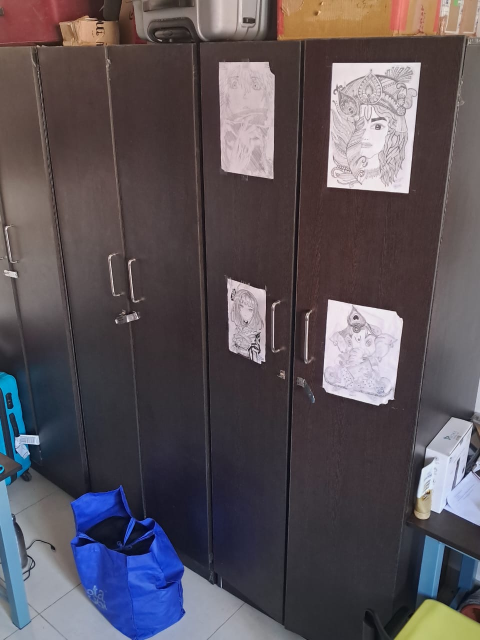
#> input picture room.jpg, 960 x 1280 px (shown at 1/2 size)
$ python image_pyramids.py
#> lines starting #> are read from the running program, lines starting #| are printed output that depends on the picture
import cv2
import numpy as np
import matplotlib.pyplot as plt


img = cv2.imread('room.jpg')
#> img is the input picture: shape (1280, 960, 3); mean B, G, R 88.6, 82.2, 89.7
img = cv2.resize(img, (480, 576))
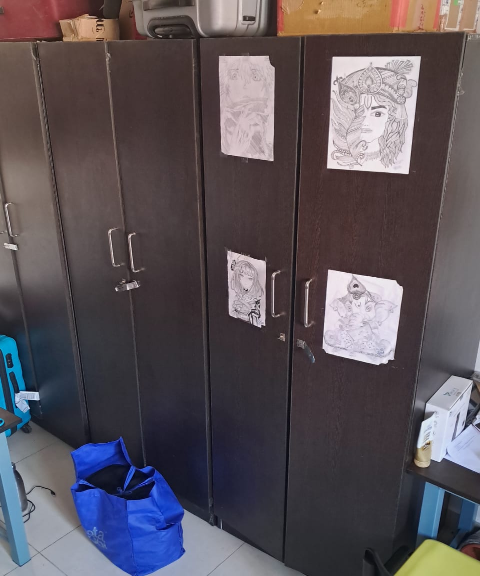
#> img: shape (576, 480, 3); mean B, G, R 88.5, 82.1, 89.6


gp = [img]
for i in range(3):
    img = cv2.pyrDown(img)
    gp.append(img)
#> this loop made 3 passes
#> pass 1, `img = cv2.pyrDown(img)`:
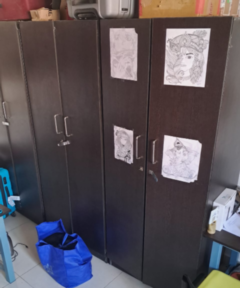
#> img: shape (288, 240, 3); mean B, G, R 88.4, 82.1, 89.6
#> after the loop, gp = 4 items


lp = [gp[-1]]
for i in range(3, 0, -1):
    gaussian_expanded = cv2.pyrUp(gp[i])
    laplacian = cv2.subtract(gp[i-1], gaussian_expanded)
    lp.append(laplacian)
#> this loop made 3 passes
#> pass 1, `gaussian_expanded = cv2.pyrUp(gp[i])`:
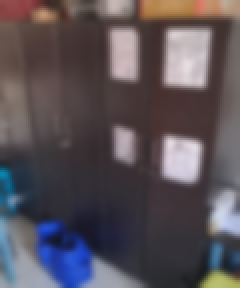
#> gaussian_expanded: shape (144, 120, 3) (shown 2 times larger); mean of channels 0, 1, 2 88.4, 82, 89.6; drawn as B, G, R
#> pass 1, `laplacian = cv2.subtract(gp[i-1], gaussian_expanded)`:
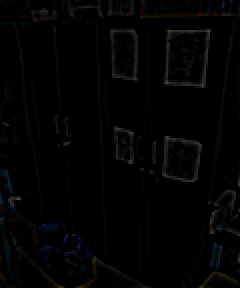
#> laplacian: shape (144, 120, 3) (shown 2 times larger); mean of channels 0, 1, 2 3, 2.9, 2.8; drawn as B, G, R
#> pass 2, `laplacian = cv2.subtract(gp[i-1], gaussian_expanded)`:
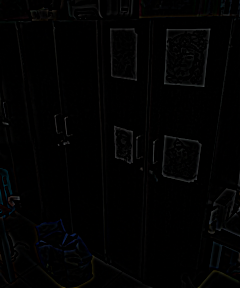
#> laplacian: shape (288, 240, 3); mean of channels 0, 1, 2 2.2, 2.2, 2.1; drawn as B, G, R
#> after the loop, lp = 4 items


gp_rgb = [cv2.cvtColor(g, cv2.COLOR_BGR2RGB) for g in gp]
#> gp_rgb = 4 items
lp_rgb = [cv2.cvtColor(l, cv2.COLOR_BGR2RGB) for l in lp]
#> lp_rgb = 4 items


def plot_pyramid(images, title):
#> called with title = 'Gaussian Pyramid'
    fig, axes = plt.subplots(1, 4, figsize=(12, 6))
    fig.suptitle(title, fontsize=16, fontweight='bold')

    for i, ax in enumerate(axes):
        ax.imshow(images[i], aspect='auto')
        ax.set_xticks([])
        ax.set_yticks([])
        ax.set_title(f'Level {i}', fontsize=12)

    plt.tight_layout()
    plt.show()
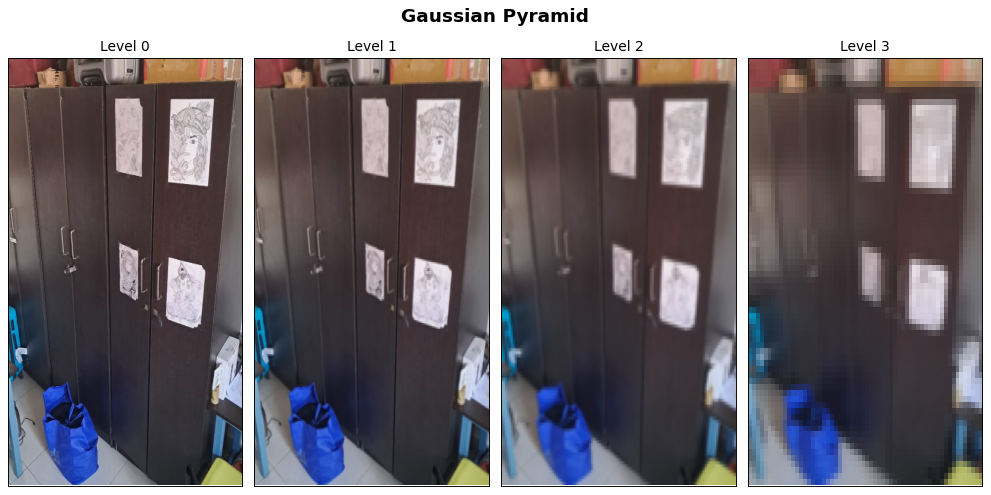
#> figure drawn by matplotlib, 4 panels

plot_pyramid(gp_rgb, "Gaussian Pyramid")
plot_pyramid(lp_rgb, "Laplacian Pyramid")
#> call 2 of plot_pyramid, with title = 'Laplacian Pyramid'
#> in plot_pyramid (call 2), `plt.show()`:
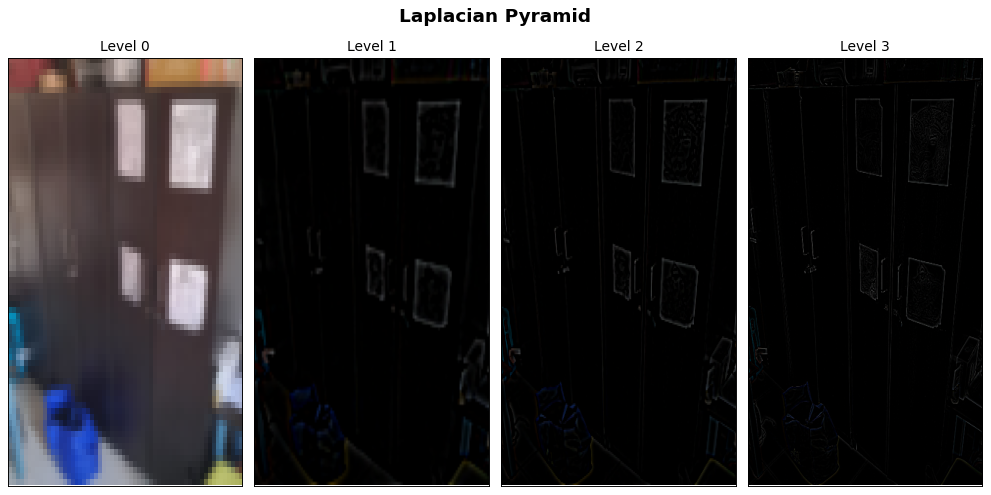
#> figure drawn by matplotlib, 4 panels
